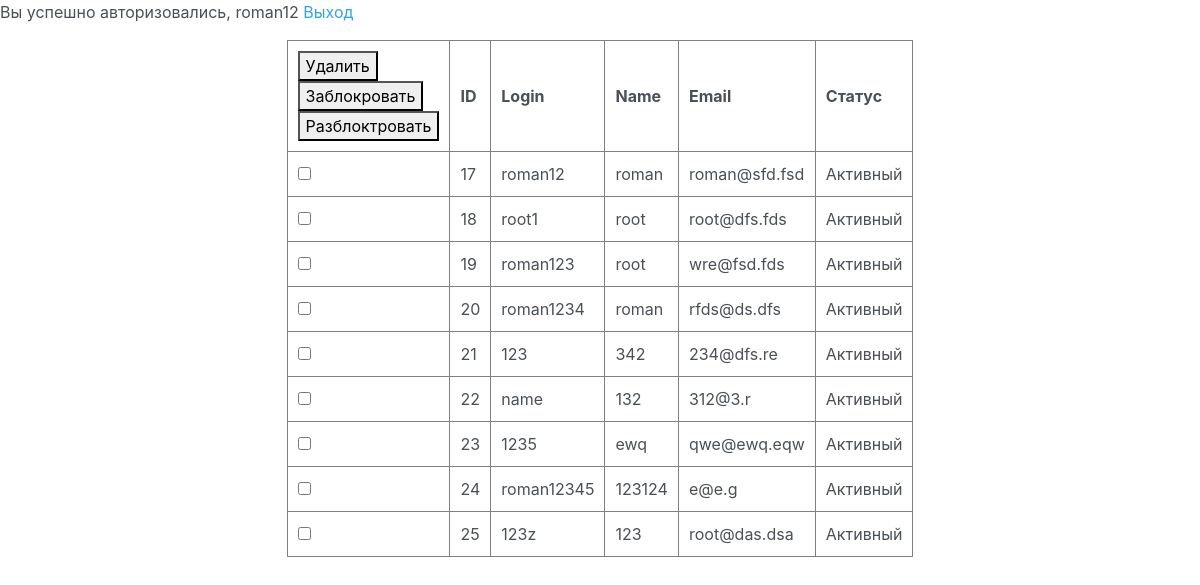
Screenshot of /task4/8-1.php (signed in) with the database file from the repository.
### tables this page shows
CREATE TABLE `users` (
  `id` int(11) NOT NULL,
  `login` varchar(200) NOT NULL,
  `password` varchar(200) NOT NULL,
  `name` varchar(200) NOT NULL,
  `email` varchar(200) NOT NULL,
  `status` int(11) NOT NULL DEFAULT '1'
);

### task4/users.php (the view, shortened to what this page needs)
<?php
    require_once 'db.php';
    $users = $con->query('select id,login,name,email,status from users');
    $users_f = [];
    while($row = $users->fetch_assoc()){
        $users_f[] = $row;
    }
?>
<form method="post">
    <table border="1" cellpadding=0 cellspacing=0 align="center">
        <tr>
            <th>
                <button name="delete">Удалить</button><br />
                <button name="block">Заблокровать</button><br />
                <button name="unblock">Разблоктровать</button>
            </th>
            <th>ID</th>
            <th>Login</th>
            <th>Name</th>
            <th>Email</th>
            <th>Статус</th>
        </tr>
        <?php foreach($users_f as $us){ ?>
            <tr>
                <td>
                    <input type='checkbox' name='id[]' value="<?=$us['id']?>">
                </td>
                <td><?=$us['id']?></td>
                <td><?=$us['login']?></td>
                <td><?=$us['name']?></td>
                <td><?=$us['email']?></td>
                <td>
                    <?php if($us['status'] == 0){ ?>
                         Заблокирован
                    <?php }else{ ?>
                        Активный
                    <?php } ?>
                </td>
            </tr>
        <?php } ?>
    </table>
</form>

### task4/users.php (style rules this page uses)
th,td { padding: 10px }

### rows the page displays
users: id "17", login "roman12", name "roman", email "roman@sfd.fsd", status "Активный"
users: id "18", login "root1", name "root", email "root@dfs.fds", status "Активный"
users: id "19", login "roman123", name "root", email "wre@fsd.fds", status "Активный"
users: id "20", login "roman1234", name "roman", email "rfds@ds.dfs", status "Активный"
users: id "21", login "123", name "342", email "234@dfs.re", status "Активный"
users: id "22", login "name", name "132", email "312@3.r", status "Активный"
users: id "23", login "1235", name "ewq", email "qwe@ewq.eqw", status "Активный"
users: id "24", login "roman12345", name "123124", email "e@e.g", status "Активный"
users: id "25", login "123z", name "123", email "root@das.dsa", status "Активный"

### other values shown
$_SESSION['login'] "roman12"
